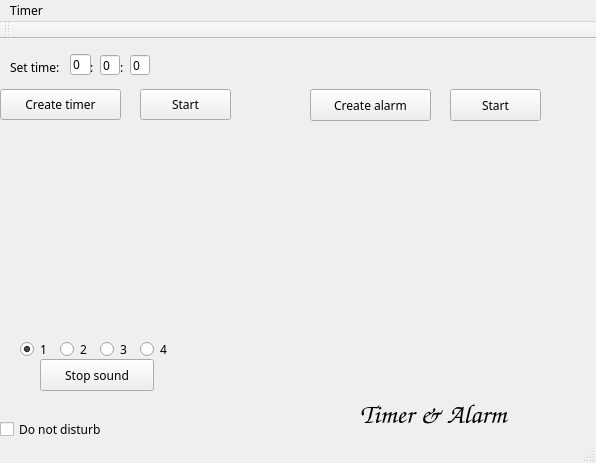
<?xml version="1.0" encoding="UTF-8"?>
<ui version="4.0">
 <class>MainWindow</class>
 <widget class="QMainWindow" name="MainWindow">
  <property name="geometry">
   <rect>
    <x>0</x>
    <y>0</y>
    <width>596</width>
    <height>463</height>
   </rect>
  </property>
  <property name="font">
   <font>
    <family>Apple Braille</family>
   </font>
  </property>
  <property name="windowTitle">
   <string>MainWindow</string>
  </property>
  <widget class="QWidget" name="centralWidget">
   <widget class="QLabel" name="label_2">
    <property name="geometry">
     <rect>
      <x>10</x>
      <y>20</y>
      <width>71</width>
      <height>16</height>
     </rect>
    </property>
    <property name="font">
     <font>
      <family>Tamil MN</family>
     </font>
    </property>
    <property name="text">
     <string>Set time:</string>
    </property>
   </widget>
   <widget class="QPushButton" name="startTimer">
    <property name="geometry">
     <rect>
      <x>140</x>
      <y>50</y>
      <width>91</width>
      <height>31</height>
     </rect>
    </property>
    <property name="font">
     <font>
      <family>Tamil MN</family>
     </font>
    </property>
    <property name="text">
     <string>Start</string>
    </property>
   </widget>
   <widget class="QLabel" name="label_3">
    <property name="geometry">
     <rect>
      <x>90</x>
      <y>20</y>
      <width>16</width>
      <height>16</height>
     </rect>
    </property>
    <property name="text">
     <string>:</string>
    </property>
   </widget>
   <widget class="QLabel" name="label_4">
    <property name="geometry">
     <rect>
      <x>120</x>
      <y>20</y>
      <width>16</width>
      <height>16</height>
     </rect>
    </property>
    <property name="text">
     <string>:</string>
    </property>
   </widget>
   <widget class="QLineEdit" name="hourEdit">
    <property name="geometry">
     <rect>
      <x>70</x>
      <y>15</y>
      <width>21</width>
      <height>21</height>
     </rect>
    </property>
    <property name="text">
     <string>0</string>
    </property>
   </widget>
   <widget class="QLineEdit" name="minuteEdit">
    <property name="geometry">
     <rect>
      <x>100</x>
      <y>16</y>
      <width>20</width>
      <height>20</height>
     </rect>
    </property>
    <property name="text">
     <string>0</string>
    </property>
   </widget>
   <widget class="QLineEdit" name="secondEdit">
    <property name="geometry">
     <rect>
      <x>130</x>
      <y>16</y>
      <width>20</width>
      <height>20</height>
     </rect>
    </property>
    <property name="text">
     <string>0</string>
    </property>
   </widget>
   <widget class="QLabel" name="label_5">
    <property name="geometry">
     <rect>
      <x>250</x>
      <y>140</y>
      <width>61</width>
      <height>21</height>
     </rect>
    </property>
    <property name="text">
     <string/>
    </property>
   </widget>
   <widget class="QPushButton" name="createTimer">
    <property name="geometry">
     <rect>
      <x>0</x>
      <y>50</y>
      <width>121</width>
      <height>31</height>
     </rect>
    </property>
    <property name="font">
     <font>
      <family>Tamil MN</family>
      <weight>50</weight>
      <italic>false</italic>
      <bold>false</bold>
      <underline>false</underline>
     </font>
    </property>
    <property name="text">
     <string>Create timer</string>
    </property>
   </widget>
   <widget class="QWidget" name="gridLayoutWidget">
    <property name="geometry">
     <rect>
      <x>10</x>
      <y>100</y>
      <width>261</width>
      <height>191</height>
     </rect>
    </property>
    <layout class="QGridLayout" name="gridLayoutTimer"/>
   </widget>
   <widget class="QLabel" name="label">
    <property name="geometry">
     <rect>
      <x>250</x>
      <y>10</y>
      <width>59</width>
      <height>16</height>
     </rect>
    </property>
    <property name="text">
     <string/>
    </property>
   </widget>
   <widget class="QPushButton" name="createAlarm">
    <property name="geometry">
     <rect>
      <x>310</x>
      <y>50</y>
      <width>121</width>
      <height>32</height>
     </rect>
    </property>
    <property name="font">
     <font>
      <family>Tamil MN</family>
     </font>
    </property>
    <property name="text">
     <string>Create alarm</string>
    </property>
   </widget>
   <widget class="QWidget" name="gridLayoutWidget_2">
    <property name="geometry">
     <rect>
      <x>310</x>
      <y>100</y>
      <width>271</width>
      <height>201</height>
     </rect>
    </property>
    <layout class="QGridLayout" name="gridLayoutAlarm"/>
   </widget>
   <widget class="QRadioButton" name="radioButton_1">
    <property name="enabled">
     <bool>true</bool>
    </property>
    <property name="geometry">
     <rect>
      <x>20</x>
      <y>300</y>
      <width>31</width>
      <height>20</height>
     </rect>
    </property>
    <property name="text">
     <string>1</string>
    </property>
    <property name="checked">
     <bool>true</bool>
    </property>
   </widget>
   <widget class="QRadioButton" name="radioButton_2">
    <property name="geometry">
     <rect>
      <x>60</x>
      <y>300</y>
      <width>31</width>
      <height>20</height>
     </rect>
    </property>
    <property name="text">
     <string>2</string>
    </property>
   </widget>
   <widget class="QRadioButton" name="radioButton_3">
    <property name="geometry">
     <rect>
      <x>100</x>
      <y>300</y>
      <width>31</width>
      <height>20</height>
     </rect>
    </property>
    <property name="text">
     <string>3</string>
    </property>
   </widget>
   <widget class="QPushButton" name="stopSound">
    <property name="geometry">
     <rect>
      <x>40</x>
      <y>320</y>
      <width>114</width>
      <height>32</height>
     </rect>
    </property>
    <property name="font">
     <font>
      <family>Tamil MN</family>
     </font>
    </property>
    <property name="text">
     <string>Stop sound</string>
    </property>
   </widget>
   <widget class="QPushButton" name="startAlarm">
    <property name="geometry">
     <rect>
      <x>450</x>
      <y>50</y>
      <width>91</width>
      <height>32</height>
     </rect>
    </property>
    <property name="font">
     <font>
      <family>Tamil MN</family>
     </font>
    </property>
    <property name="text">
     <string>Start</string>
    </property>
   </widget>
   <widget class="QCheckBox" name="doNotDisturb">
    <property name="geometry">
     <rect>
      <x>0</x>
      <y>380</y>
      <width>111</width>
      <height>20</height>
     </rect>
    </property>
    <property name="font">
     <font>
      <family>Tamil MN</family>
     </font>
    </property>
    <property name="text">
     <string>Do not disturb</string>
    </property>
   </widget>
   <widget class="QRadioButton" name="radioButton_4">
    <property name="geometry">
     <rect>
      <x>140</x>
      <y>300</y>
      <width>101</width>
      <height>20</height>
     </rect>
    </property>
    <property name="text">
     <string>4</string>
    </property>
   </widget>
   <widget class="QLabel" name="label_6">
    <property name="geometry">
     <rect>
      <x>360</x>
      <y>350</y>
      <width>231</width>
      <height>51</height>
     </rect>
    </property>
    <property name="font">
     <font>
      <family>Zapfino</family>
      <pointsize>20</pointsize>
     </font>
    </property>
    <property name="text">
     <string>Timer &amp; Alarm</string>
    </property>
   </widget>
  </widget>
  <widget class="QMenuBar" name="menuBar">
   <property name="geometry">
    <rect>
     <x>0</x>
     <y>0</y>
     <width>596</width>
     <height>24</height>
    </rect>
   </property>
   <widget class="QMenu" name="menuTimer">
    <property name="title">
     <string>Timer</string>
    </property>
   </widget>
   <addaction name="menuTimer"/>
  </widget>
  <widget class="QToolBar" name="mainToolBar">
   <attribute name="toolBarArea">
    <enum>TopToolBarArea</enum>
   </attribute>
   <attribute name="toolBarBreak">
    <bool>false</bool>
   </attribute>
  </widget>
  <widget class="QStatusBar" name="statusbar"/>
 </widget>
 <layoutdefault spacing="6" margin="11"/>
 <resources/>
 <connections/>
</ui>
